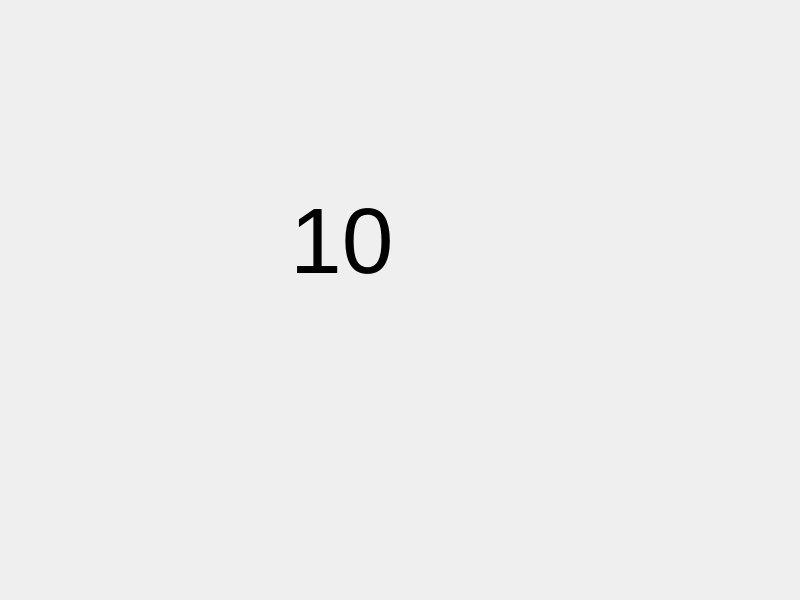
<?xml version="1.0" encoding="UTF-8"?>
<ui version="4.0">
 <class>test</class>
 <widget class="QWidget" name="test">
  <property name="geometry">
   <rect>
    <x>0</x>
    <y>0</y>
    <width>800</width>
    <height>600</height>
   </rect>
  </property>
  <property name="windowTitle">
   <string>test</string>
  </property>
  <widget class="QLabel" name="label">
   <property name="geometry">
    <rect>
     <x>290</x>
     <y>160</y>
     <width>191</width>
     <height>161</height>
    </rect>
   </property>
   <property name="font">
    <font>
     <pointsize>70</pointsize>
    </font>
   </property>
   <property name="text">
    <string>10</string>
   </property>
  </widget>
 </widget>
 <resources/>
 <connections/>
</ui>
